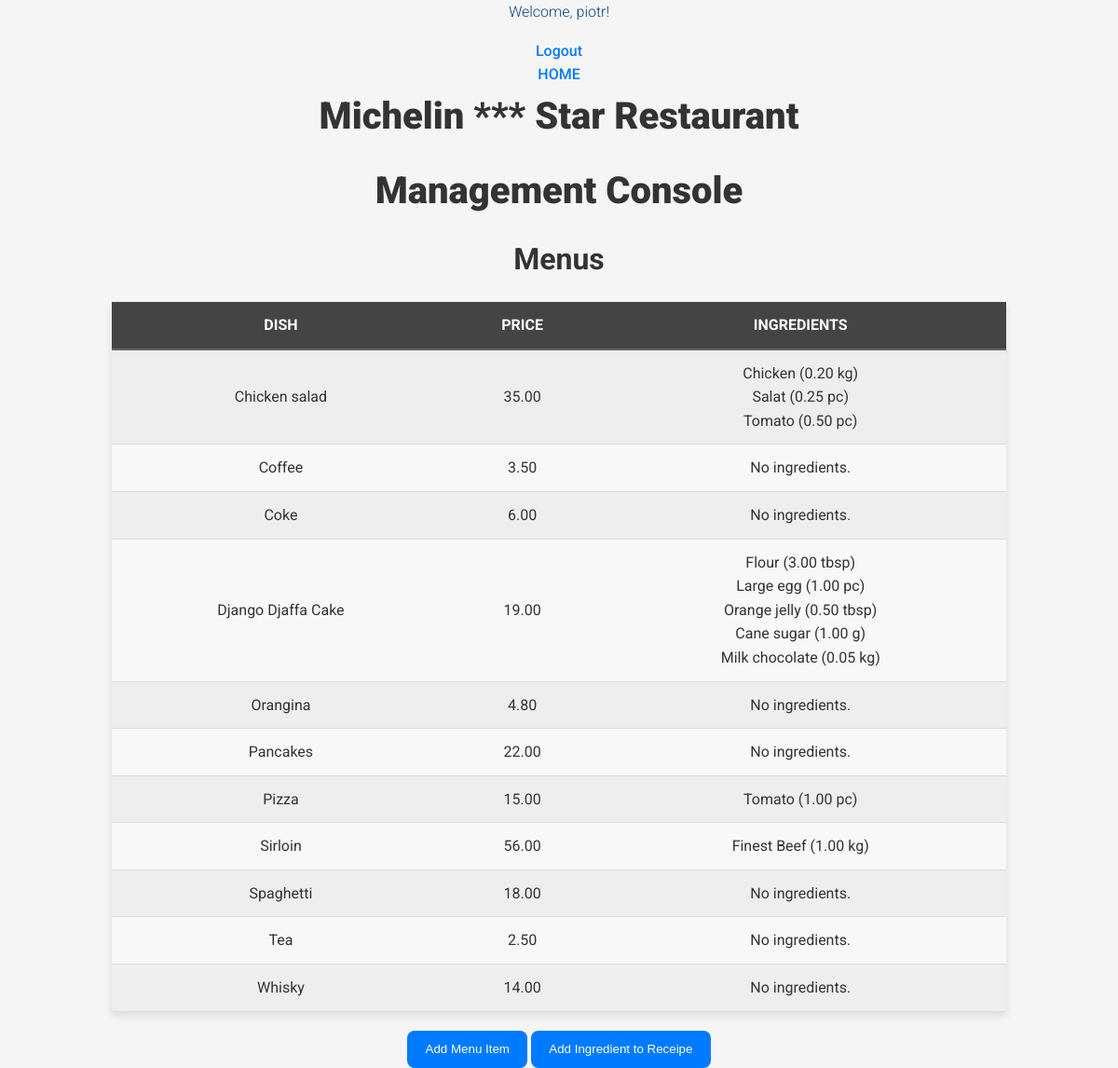
The page /menuitem/ (signed in) on the database as committed earlier.
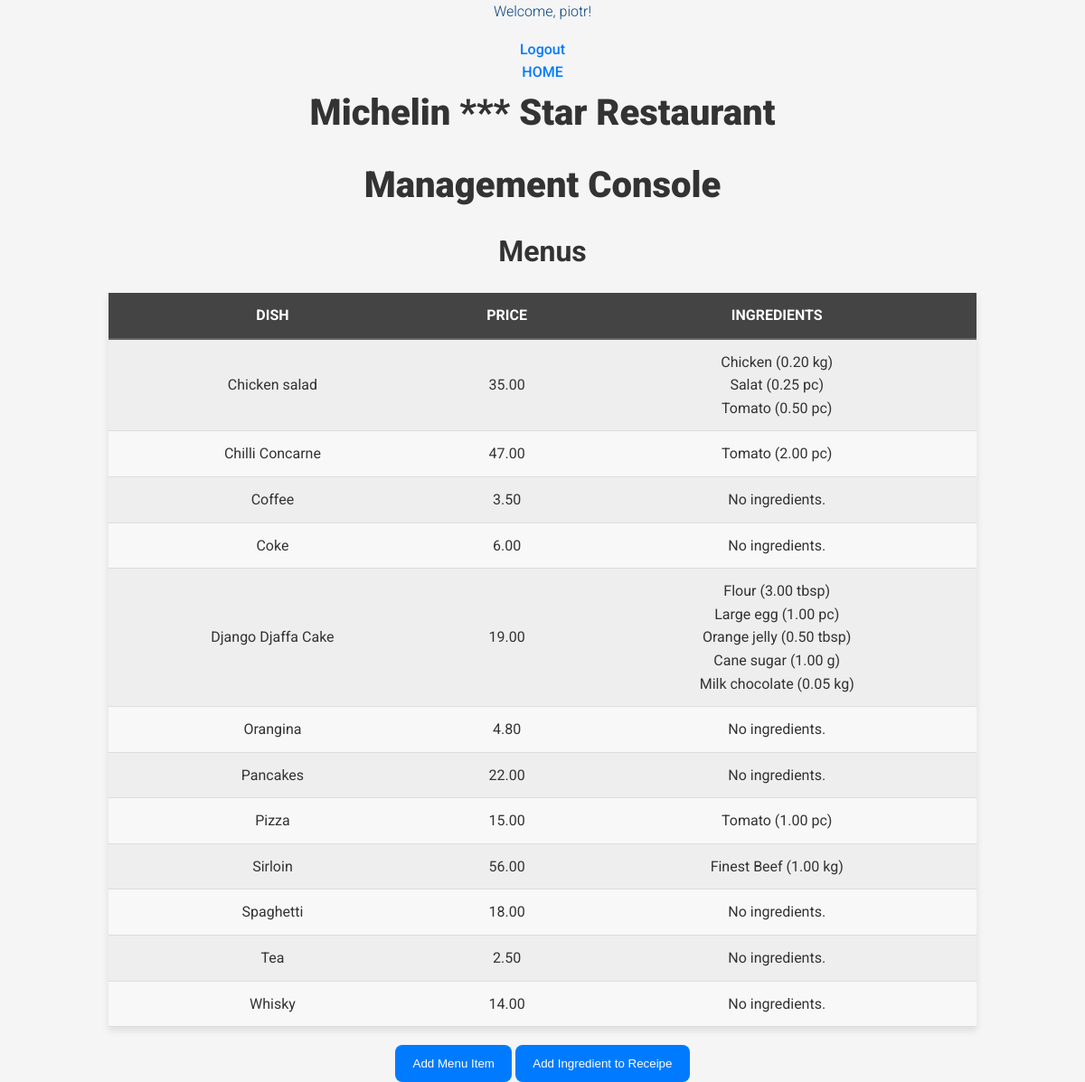
The same page on the database as committed later.
### inventory/models.py (models this page shows, shortened)
class MenuItem(models.Model):
    title = models.CharField(max_length=200)
    price = models.DecimalField(max_digits=10, decimal_places=2, default=0.00)
    class Meta:
        ordering = ["title"]

class ReceipeRequirement(models.Model):
    menu_item = models.ForeignKey(MenuItem, on_delete=models.CASCADE)
    ingredient = models.ForeignKey(Ingredient, on_delete=models.CASCADE)
    quantity = models.DecimalField(max_digits=10, decimal_places=2, default=0.00)
    class Meta:
        ordering = ["menu_item"]

class Ingredient(models.Model):
    name = models.CharField(max_length=200)
    quantity = models.DecimalField(max_digits=10, decimal_places=2, default=0.00)
    unit_price = models.IntegerField(default=0)
    GRAM = "g"
    KILOGRAM = "kg"
    LITER = "l"
    MILLILITER = "ml"
    TEASPOON = "tsp"
    TABLESPOON = "tbsp"
    CUP = "cup"
    PIECE = "pc"
    PINCH = "pinch"
    KITCHEN_UNIT_CHOICES = [
        (GRAM, "Gram"),
        (KILOGRAM, "Kilogram"),
        (LITER, "Liter"),
        (MILLILITER, "Milliliter"),
        (TEASPOON, "Teaspoon"),
        (TABLESPOON, "Tablespoon"),
        (CUP, "Cup"),
        (PIECE, "Piece"),
        (PINCH, "Pinch"),
    ]
    unit = models.CharField(max_length=5, choices=KITCHEN_UNIT_CHOICES, default = GRAM)
    class Meta:
        ordering = ["name"]

### inventory/views.py (the view)
# urls.py: path('menuitem/', views.MenusList.as_view(), name="menuslist"),
class MenusList(LoginRequiredMixin, ListView):
  model = MenuItem
  template_name = "inventory/menus.html"

### inventory/templates/inventory/menus.html
{% extends "inventory/base.html" %}
{% load static %}
{% block head %}
<link rel="stylesheet" href="{% static 'inventory/style.css' %}">
{% endblock %}
{% block content %}
<h2>Menus</h2>
<table id="Menus">
    <tr>
        <th>Dish</th>
        <th>Price</th>
        <th>Ingredients</th>
    </tr>
    {% for menu in menuitem_list %}
    <tr>
        <td>{{ menu.title }}</td>
        <td>{{ menu.price }}</td>
        <td>
            {% for req in menu.receiperequirement_set.all %}
                {{ req.ingredient.name }} ({{ req.quantity }} {{ req.ingredient.unit }})<br>
            {% empty %}
                No ingredients.
            {% endfor %}
        </td>
    </tr>
    {% endfor %}
</table>
<a href="{% url 'menuitemcreate'%}"><button class="btn">Add Menu Item</button></a>
<a href="{% url 'receipecreate'%}"><button class="btn">Add Ingredient to Receipe</button></a>
{% endblock %}

Rows that differ between the two databases and show on the page:
added MenuItem: title "Chilli Concarne", price "47.00"
added ReceipeRequirement: ingredient.name "Tomato", quantity "2.00", ingredient.unit "pc", shown under "Chilli Concarne"
